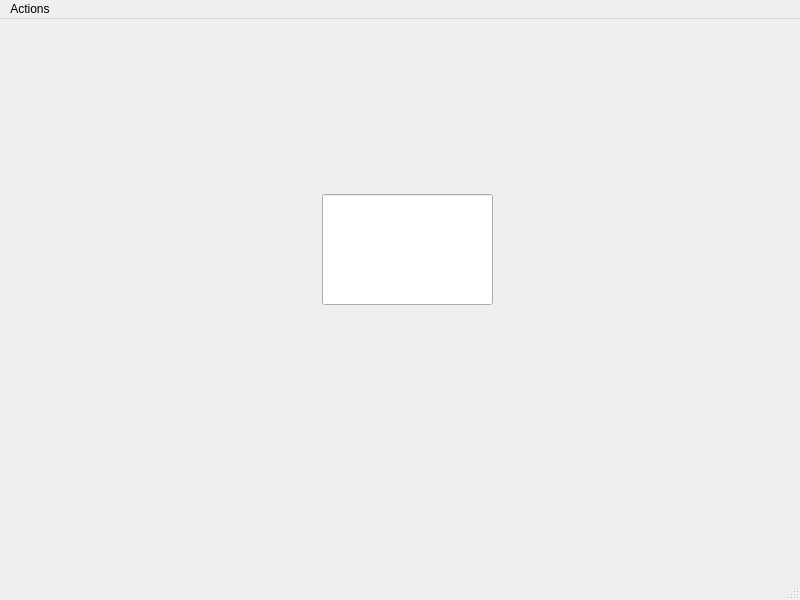
<?xml version="1.0" encoding="UTF-8"?>
<ui version="4.0">
 <class>MainWindow</class>
 <widget class="QMainWindow" name="MainWindow">
  <property name="geometry">
   <rect>
    <x>0</x>
    <y>0</y>
    <width>800</width>
    <height>600</height>
   </rect>
  </property>
  <property name="windowTitle">
   <string>MainWindow</string>
  </property>
  <widget class="QWidget" name="centralwidget">
   <widget class="QLineEdit" name="lineEditResult">
    <property name="geometry">
     <rect>
      <x>322</x>
      <y>175</y>
      <width>171</width>
      <height>111</height>
     </rect>
    </property>
   </widget>
  </widget>
  <widget class="QMenuBar" name="menubar">
   <property name="geometry">
    <rect>
     <x>0</x>
     <y>0</y>
     <width>800</width>
     <height>23</height>
    </rect>
   </property>
   <widget class="QMenu" name="menuActions">
    <property name="title">
     <string>Actions</string>
    </property>
    <addaction name="actionWork1"/>
    <addaction name="actionWork2"/>
   </widget>
   <addaction name="menuActions"/>
  </widget>
  <widget class="QStatusBar" name="statusbar"/>
  <action name="actionWork1">
   <property name="text">
    <string>Work1</string>
   </property>
  </action>
  <action name="actionWork2">
   <property name="text">
    <string>Work2</string>
   </property>
  </action>
 </widget>
 <resources/>
 <connections/>
</ui>
